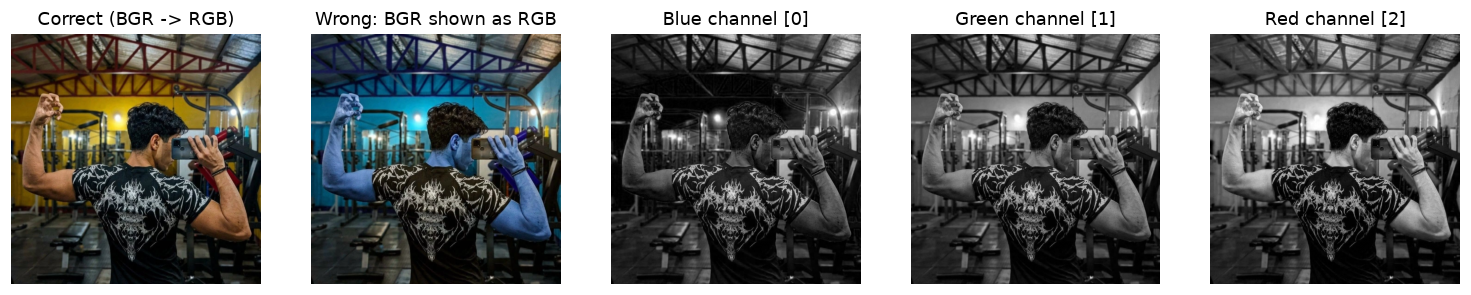
#> input picture projects/csst106/img/lab01_channels.png, 1471 x 295 px, given in place of input.jpg, which was not available
$ python lab03_histogram.py
#> lines starting #> are read from the running program, lines starting #| are printed output that depends on the picture
"""Lab 3 - Histogram Equalization and Contrast Adjustment."""
import os
import cv2
import numpy as np
import matplotlib
matplotlib.use("Agg")
import matplotlib.pyplot as plt

HERE = os.path.dirname(os.path.abspath(__file__))
OUT = os.path.join(HERE, "..", "site", "img")
os.makedirs(OUT, exist_ok=True)


def save(name):
    plt.savefig(os.path.join(OUT, name), dpi=110, bbox_inches="tight")
    plt.close()


def hist(gray):
    """256-bin histogram of an 8-bit grayscale image."""
    return cv2.calcHist([gray], [0], None, [256], [0, 256]).ravel()


def entropy(gray):
    p = hist(gray) / gray.size
    p = p[p > 0]
    return float(-(p * np.log2(p)).sum())


def stats(name, gray):
    print(f"{name:28s} min={gray.min():3d} max={gray.max():3d} mean={gray.mean():6.1f} "
          f"std(RMS contrast)={gray.std():5.1f} entropy={entropy(gray):.2f} bits "
          f"levels used={np.count_nonzero(hist(gray))}")


def show_with_hist(images, titles, name):
    """Images on the top row, their histograms (+ normalised CDF) underneath."""
    n = len(images)
    fig, ax = plt.subplots(2, n, figsize=(4.6 * n, 8))
    for i, (im, t) in enumerate(zip(images, titles)):
        ax[0, i].imshow(im, cmap="gray", vmin=0, vmax=255); ax[0, i].set_title(t); ax[0, i].axis("off")
        h = hist(im)
        ax[1, i].bar(range(256), h, width=1.0, color="steelblue")
        cdf = h.cumsum()
        ax2 = ax[1, i].twinx()
        ax2.plot(cdf / cdf[-1], color="crimson", lw=1.3); ax2.set_ylim(0, 1.05)
        ax[1, i].set_xlim(0, 255); ax[1, i].set_xlabel("intensity")
        ax[1, i].set_title("histogram (bars) + CDF (red)")
    plt.tight_layout()
    save(name)


# ===========================================================================
# Part 1: Histogram equalization
# ===========================================================================
# 1-2. Load the image and convert it to grayscale ---------------------------
gray = cv2.imread(os.path.join(HERE, "data", "input.jpg"), cv2.IMREAD_GRAYSCALE)
#> gray: shape (295, 1471); min 0, max 255, mean 115

# 3. Histogram of the input ------------------------------------------------
h_orig = hist(gray)
#> h_orig = 256 values, max 115884 at index 255, min 43 at index 237, mean 1695.1

# 4a. Global histogram equalization for grayscale ---------------------------
eq = cv2.equalizeHist(gray)
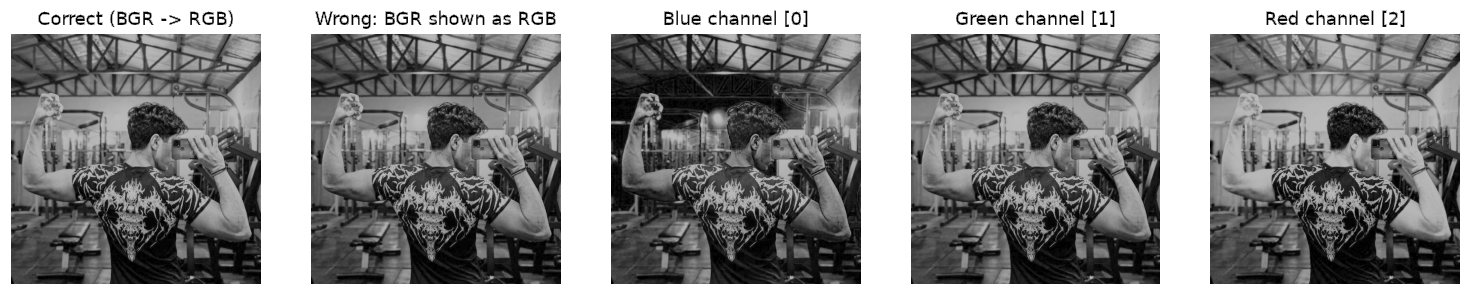
#> eq: shape (295, 1471); min 0, max 255, mean 135.9

# 5. Display original vs equalized and both histograms ---------------------
show_with_hist([gray, eq], ["Original (dark, underexposed)", "cv2.equalizeHist()"], "lab03_part1_gray.png")
#> in show_with_hist, `n = len(images)`: n = 2
#> the loop in show_with_hist, `for i, (im, t) in enumerate(zip(images, titles)):` made 2 passes
#> t on passes 1 to 2: 'Original (dark, underexposed)', 'cv2.equalizeHist()'

# 4b. Colour image: equalize ONLY the luminance channel ---------------------
color = cv2.imread(os.path.join(HERE, "data", "hazy_color.jpg"))
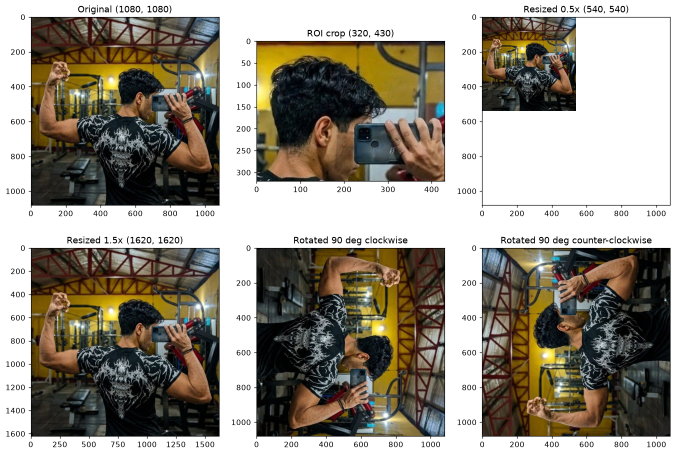
#> input picture projects/csst106/img/lab01_manipulations.png, 1351 x 909 px, given in place of hazy_color.jpg, which was not available (shown at 1/2 size)
#> color is the input picture: shape (909, 1351, 3); mean B, G, R 131.8, 143.7, 149.8
yuv = cv2.cvtColor(color, cv2.COLOR_BGR2YUV)
#> yuv: shape (909, 1351, 3); mean of channels 0, 1, 2 144.2, 121.9, 132.9
yuv[:, :, 0] = cv2.equalizeHist(yuv[:, :, 0])
#> yuv: shape (909, 1351, 3); mean of channels 0, 1, 2 146.3, 121.9, 132.9
eq_yuv = cv2.cvtColor(yuv, cv2.COLOR_YUV2BGR)

hsv = cv2.cvtColor(color, cv2.COLOR_BGR2HSV)
#> hsv: shape (909, 1351, 3); mean H, S, V 28.3, 68.6, 152.4
hsv[:, :, 2] = cv2.equalizeHist(hsv[:, :, 2])
#> hsv: shape (909, 1351, 3); mean H, S, V 28.3, 68.6, 146.3
eq_hsv = cv2.cvtColor(hsv, cv2.COLOR_HSV2BGR)

# Wrong way, for comparison: equalize B, G and R independently
eq_rgb_naive = cv2.merge([cv2.equalizeHist(c) for c in cv2.split(color)])
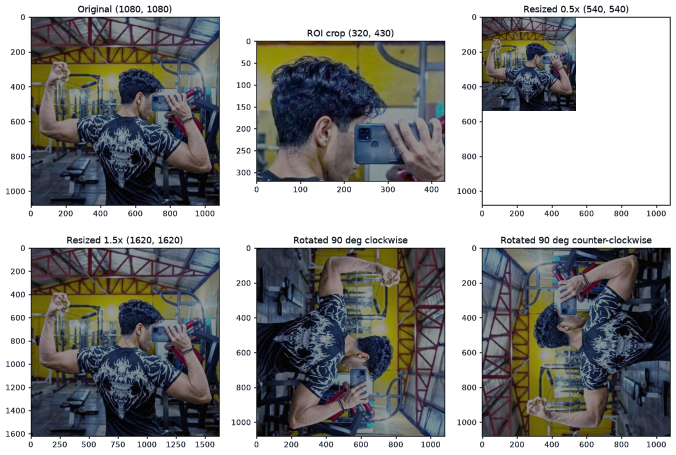
#> eq_rgb_naive: shape (909, 1351, 3) (shown at 1/2 size); mean B, G, R 145.6, 146.1, 145.5

fig, ax = plt.subplots(1, 4, figsize=(20, 4.4))
for a, (im, t) in zip(ax, [(color, "Original (hazy colour)"), (eq_yuv, "Equalized Y of YUV"),
                           (eq_hsv, "Equalized V of HSV"), (eq_rgb_naive, "Naive: each B,G,R separately")]):
    a.imshow(cv2.cvtColor(im, cv2.COLOR_BGR2RGB)); a.set_title(t); a.axis("off")
#> this loop made 4 passes
save("lab03_part1_color.png")

# ===========================================================================
# Part 2: Contrast adjustment
# ===========================================================================
# 1. Linear contrast stretching: map [r_min, r_max] -> [0, 255]
def contrast_stretch(img, low_pct=0, high_pct=100):
#> called with low_pct = 0, high_pct = 100
    lo, hi = np.percentile(img, (low_pct, high_pct))
#> lo = 0; hi = 255
    out = (img.astype(np.float32) - lo) * 255.0 / (hi - lo)
    return np.clip(out, 0, 255).astype(np.uint8)

stretched = contrast_stretch(gray)              # pure min-max
stretched_p = contrast_stretch(gray, 2, 98)     # ignores 2 % outliers at each end
alpha_beta = cv2.convertScaleAbs(gray, alpha=1.5, beta=30)     # g(x) = alpha*f(x) + beta

# 2. CLAHE
clahe = cv2.createCLAHE(clipLimit=2.0, tileGridSize=(8, 8))
cl = clahe.apply(gray)
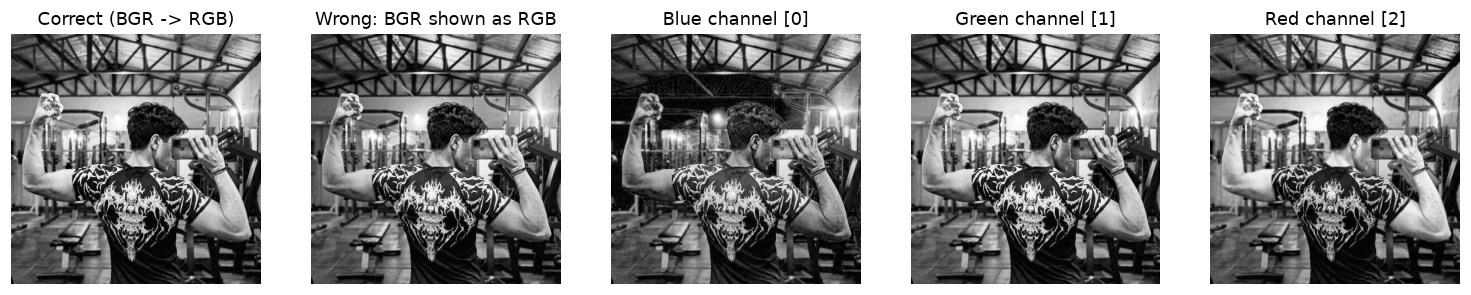
#> cl: shape (295, 1471); min 0, max 255, mean 140.3

# 3. Visualise: original, linear stretch, global HE, CLAHE + histograms
show_with_hist([gray, stretched_p, eq, cl],
               ["Original", "Linear stretch (2-98 %)", "Global HE", "CLAHE (clip=2, 8x8)"],
               "lab03_part2_compare.png")
#> the loop in show_with_hist (call 2), `for i, (im, t) in enumerate(zip(images, titles)):` made 4 passes
#> t on passes 1 to 4: 'Original', 'Linear stretch (2-98 %)', 'Global HE', 'CLAHE (clip=2, 8x8)'
#> call 3 of save, with name = 'lab03_part2_compare.png'
#> in save (call 3), `plt.savefig(os.path.join(OUT, name), dpi=110, bbox_inches="tight")`:
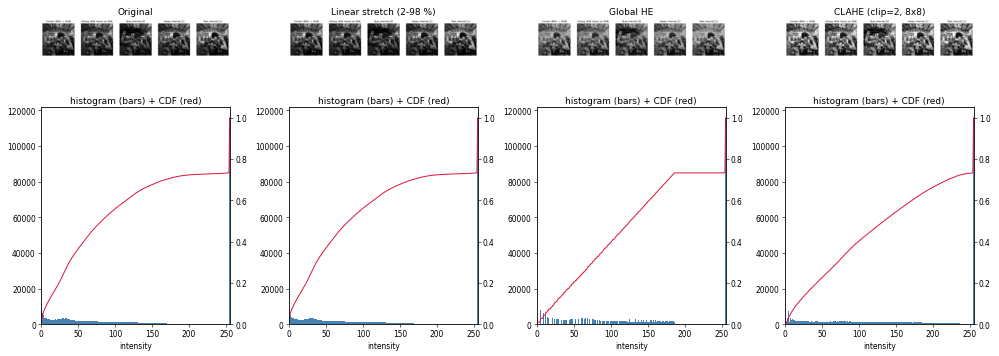
#> figure drawn by matplotlib, 12 panels; panel 5: tallest bar 115884 high, from x = 254.5 to 255.5; panel 6: tallest bar 115884 high, from x = 254.5 to 255.5; panel 7: tallest bar 115884 high, from x = 254.5 to 255.5; panel 8: tallest bar 115900 high, from x = 254.5 to 255.5

fig, ax = plt.subplots(1, 3, figsize=(15, 5))
for a, (im, t) in zip(ax, [(stretched, "Min-max stretch (0-100 %)"), (stretched_p, "Percentile stretch (2-98 %)"),
                           (alpha_beta, "alpha=1.5, beta=30")]):
    a.imshow(im, cmap="gray", vmin=0, vmax=255); a.set_title(t); a.axis("off")
#> this loop made 3 passes
#> t on passes 1 to 3: 'Min-max stretch (0-100 %)', 'Percentile stretch (2-98 %)', 'alpha=1.5, beta=30'
save("lab03_linear_variants.png")

# CLAHE parameter study
fig, ax = plt.subplots(1, 4, figsize=(20, 5))
for a, (clip, tile) in zip(ax, [(1.0, 8), (2.0, 8), (4.0, 8), (2.0, 16)]):
    out = cv2.createCLAHE(clipLimit=clip, tileGridSize=(tile, tile)).apply(gray)
    a.imshow(out, cmap="gray"); a.set_title(f"clipLimit={clip}, tiles={tile}x{tile}"); a.axis("off")
save("lab03_clahe_params.png")

# ===========================================================================
# Part 3: Histogram equalization written from scratch
# ===========================================================================
def equalize_manual(img):
    """T(r) = round((CDF(r) - CDF_min) / (N - CDF_min) * 255)  -- same rule OpenCV uses."""
    h = np.bincount(img.ravel(), minlength=256)
#> h has the same summary as h_orig outside equalize_manual
    cdf = h.cumsum()
#> cdf = 256 values from 4558 to 433945
    cdf_min = cdf[np.nonzero(cdf)[0][0]]
#> cdf_min = 4558
    lut = np.round((cdf - cdf_min) / (img.size - cdf_min) * 255)
#> lut = 256 values from 0 to 255
    lut = np.clip(lut, 0, 255).astype(np.uint8)
    return lut[img], lut

eq_manual, lut = equalize_manual(gray)
#> lut = 256 values from 0 to 255
diff = np.abs(eq_manual.astype(int) - eq.astype(int))
#> diff: shape (295, 1471) int64; every value is 0
print(f"manual vs cv2.equalizeHist: max abs difference = {diff.max()}, "
      f"pixels differing = {np.count_nonzero(diff)}")
#| manual vs cv2.equalizeHist: max abs difference = 0, pixels differing = 0

fig, ax = plt.subplots(1, 3, figsize=(16, 4.6))
ax[0].plot(lut, color="crimson"); ax[0].plot([0, 255], [0, 255], "k--", lw=0.8)
ax[0].set_title("Mapping T(r) learned from the CDF"); ax[0].set_xlabel("input r"); ax[0].set_ylabel("output s")
ax[1].imshow(eq_manual, cmap="gray"); ax[1].set_title("Manual equalization"); ax[1].axis("off")
ax[2].imshow(diff, cmap="gray", vmin=0, vmax=1); ax[2].set_title(f"|manual - OpenCV| (max={diff.max()})"); ax[2].axis("off")
save("lab03_part3_manual.png")
#> in save (call 6), `plt.savefig(os.path.join(OUT, name), dpi=110, bbox_inches="tight")`:
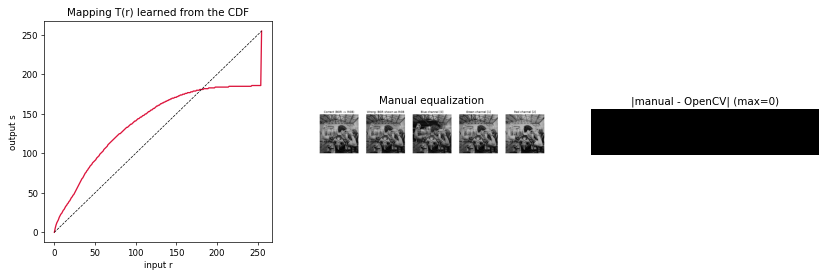
#> figure drawn by matplotlib, 3 panels; panel 1: curve peaks at x = 255, y = 255

# ===========================================================================
# Part 4: Observations - numbers
# ===========================================================================
for name, im in [("original", gray), ("min-max stretch", stretched), ("percentile stretch", stretched_p),
                 ("global HE", eq), ("CLAHE", cl)]:
    stats(name, im)
#> this loop made 5 passes
#| original                     min=  0 max=255 mean= 115.0 std(RMS contrast)= 95.7 entropy=6.24 bits levels used=256
#| min-max stretch              min=  0 max=255 mean= 115.0 std(RMS contrast)= 95.7 entropy=6.24 bits levels used=256
#| percentile stretch           min=  0 max=255 mean= 114.2 std(RMS contrast)= 96.1 entropy=6.22 bits levels used=255
#| global HE                    min=  0 max=255 mean= 135.9 std(RMS contrast)= 85.5 entropy=6.00 bits levels used=143
#| CLAHE                        min=  0 max=255 mean= 140.3 std(RMS contrast)= 90.4 entropy=6.57 bits levels used=256

# Noise amplification: std inside a visually flat 40x40 patch of the black T-shirt
patch = (slice(460, 500), slice(290, 330))
for name, im in [("original", gray), ("global HE", eq), ("CLAHE", cl)]:
    print(f"flat-patch std ({name:9s}) = {im[patch].astype(float).std():.2f}")
#> this loop made 3 passes
#| flat-patch std (original ) = nan
#| flat-patch std (global HE) = nan
#| flat-patch std (CLAHE    ) = nan

# Zoom on the flat patch area to make the amplification visible
fig, ax = plt.subplots(1, 3, figsize=(15, 5))
for a, (im, t) in zip(ax, [(gray, "Original"), (eq, "Global HE"), (cl, "CLAHE")]):
    a.imshow(im[420:540, 250:370], cmap="gray", vmin=0, vmax=255, interpolation="nearest")
    a.set_title(t + " - 120x120 crop of the black shirt"); a.axis("off")
#> this loop made 3 passes
save("lab03_noise_zoom.png")
#> in save (call 7), `plt.savefig(os.path.join(OUT, name), dpi=110, bbox_inches="tight")`:
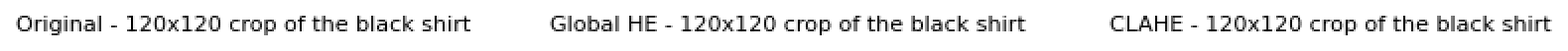
#> figure drawn by matplotlib, 3 panels
